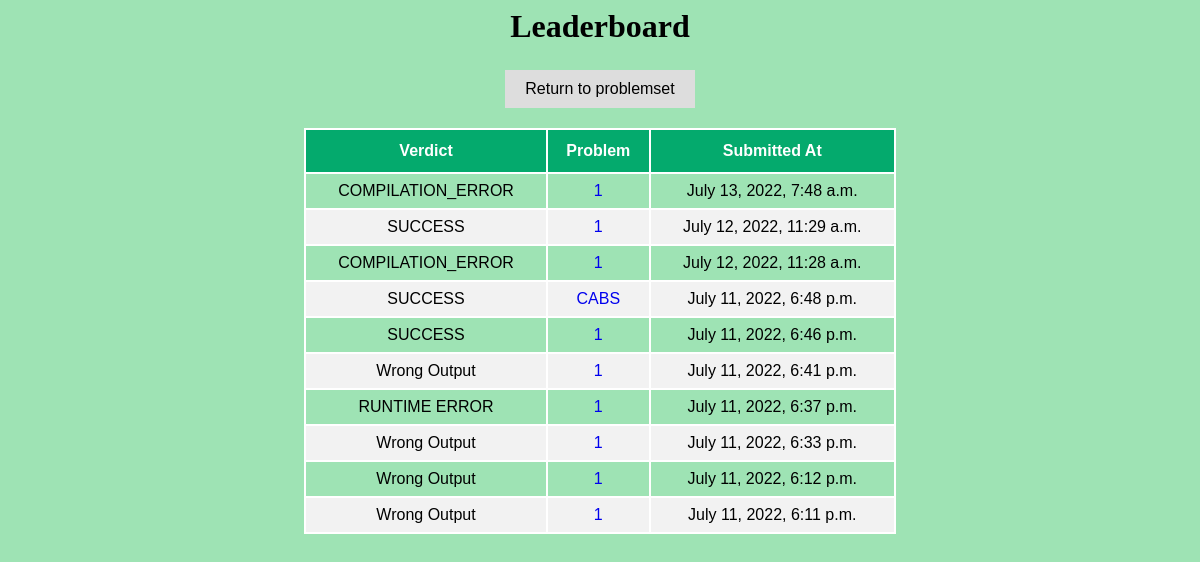
Page /leaderboard/ (signed in) on the earlier database version.
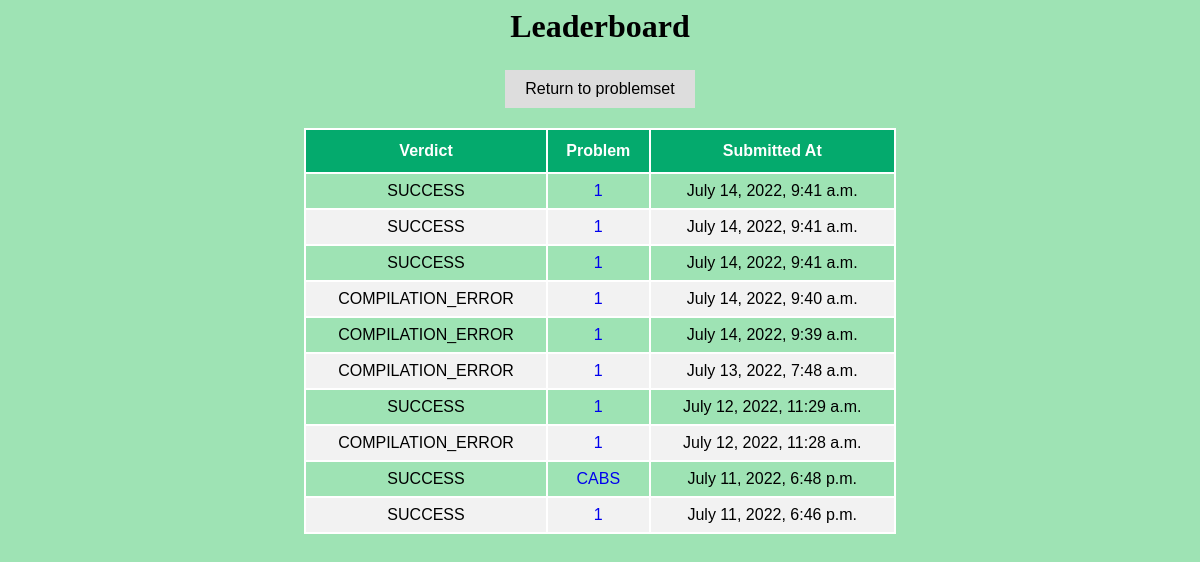
Same page on the later database version.
### judge/models.py (models this page shows, shortened)
class Solution(models.Model):
    class Verdict(models.TextChoices):
        Success = "SUCCESS"
        COMPILATION_ERROR = "COMPILATION_ERROR"
        Wrong_Output = "Wrong Output"
        Time_Limit_Exceeded = "TIME LIMIT EXCEEDED"
        Runtime_Error = "RUNTIME ERROR"
    problem = models.ForeignKey(Problem, on_delete=models.CASCADE)
    verdict = models.CharField(
        max_length=20,
        choices=Verdict.choices
    )
    submittedAt = models.DateTimeField(auto_now_add=True, blank=True)

class Problem(models.Model):
    class Difficulty(models.TextChoices):
        easy = "EASY"
        medium = "MEDIUM"
        hard = "HARD"
    name = models.CharField(max_length=50)
    statement = models.TextField()
    code = models.CharField(max_length=10)
    difficulty = models.CharField(
        max_length=6,
        choices=Difficulty.choices,
        default=Difficulty.easy
    )

### judge/views.py (the view)
# urls.py: path('leaderboard/', views.leaderboard, name = 'leaderboard')
@login_required(login_url='users:login')
def leaderboard(request):
    recent_submissions = Solution.objects.all().order_by('-submittedAt')[:10]
    return render(request, 'judge/leaderboard.html', {"result": recent_submissions})

### judge/templates/judge/leaderboard.html (shortened to what this page needs)
<html>
<head>
</head>
<body align='center'>
    <h1>Leaderboard</h1>
    <form>
        <button class="working-btn" formaction="/problemset">Return to problemset</button>
    </form>
    <table id="submissions">
        <thead>
            <tr>
                <th>Verdict</th>
                <th>Problem</th>
                <th>Submitted At</th>
            </tr>
        </thead>
        <tbody>
            {% for res in result %}
            <tr>
                <td>{{res.verdict}}</td>
                <td><a class="text" href="{% url 'detail' res.problem.id %}">{{res.problem.code}}</a></td>
                <td>{{res.submittedAt}}</td>
            </tr>
            {% endfor %}
        </tbody>
    </table>
</body>
</html>

### judge/templates/judge/leaderboard.html (style rules this page uses)
body { background-color: #9EE3B4; }
.text { text-decoration: none; }
#submissions { font-family: Arial, Helvetica, sans-serif; border-collapse: collapse; width: 50%; margin: auto; border: 2px solid white; }
#submissions td, #submissions th { border: 2px solid white; padding: 8px; text-align: center; }
#submissions tr:nth-child(even) { background-color: #f2f2f2; }
#submissions th { padding-top: 12px; padding-bottom: 12px; text-align: center; background-color: #04AA6D; color: white; }
.working-btn { background-color: #ddd; border: none; color: black; padding: 10px 20px; text-align: center; font-size: 16px; margin: 4px 2px; transition: 0.3s; }

Differences in the rows shown:
no longer on this page (row unchanged): Solution: verdict "Wrong Output", problem.code "1", submittedAt "July 11, 2022, 6:41 p.m."
no longer on this page (row unchanged): Solution: verdict "RUNTIME ERROR", problem.code "1", submittedAt "July 11, 2022, 6:37 p.m."
no longer on this page (row unchanged): Solution: verdict "Wrong Output", problem.code "1", submittedAt "July 11, 2022, 6:33 p.m."
no longer on this page (row unchanged): Solution: verdict "Wrong Output", problem.code "1", submittedAt "July 11, 2022, 6:12 p.m."
no longer on this page (row unchanged): Solution: verdict "Wrong Output", problem.code "1", submittedAt "July 11, 2022, 6:11 p.m."
added Solution: verdict "SUCCESS", problem.code "1", submittedAt "July 14, 2022, 9:41 a.m."
added Solution: verdict "SUCCESS", problem.code "1", submittedAt "July 14, 2022, 9:41 a.m."
added Solution: verdict "SUCCESS", problem.code "1", submittedAt "July 14, 2022, 9:41 a.m."
added Solution: verdict "COMPILATION_ERROR", problem.code "1", submittedAt "July 14, 2022, 9:40 a.m."
added Solution: verdict "COMPILATION_ERROR", problem.code "1", submittedAt "July 14, 2022, 9:39 a.m."
